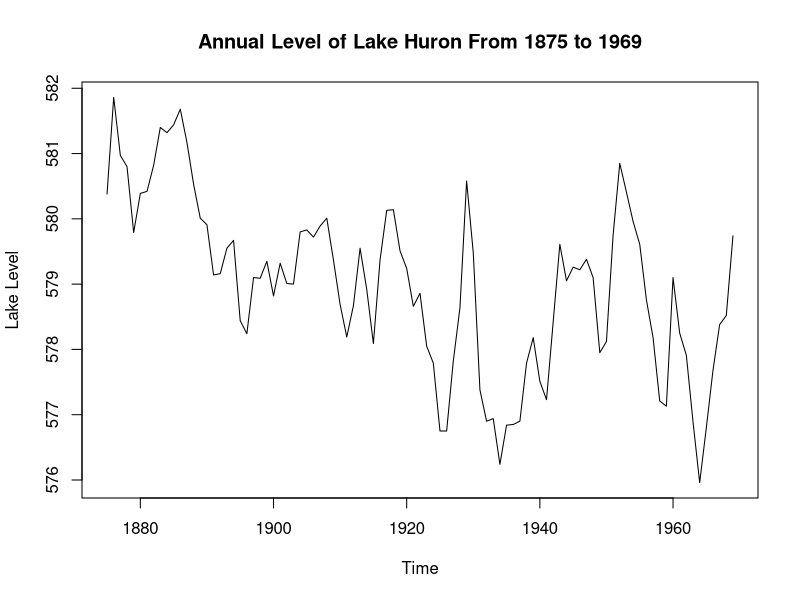
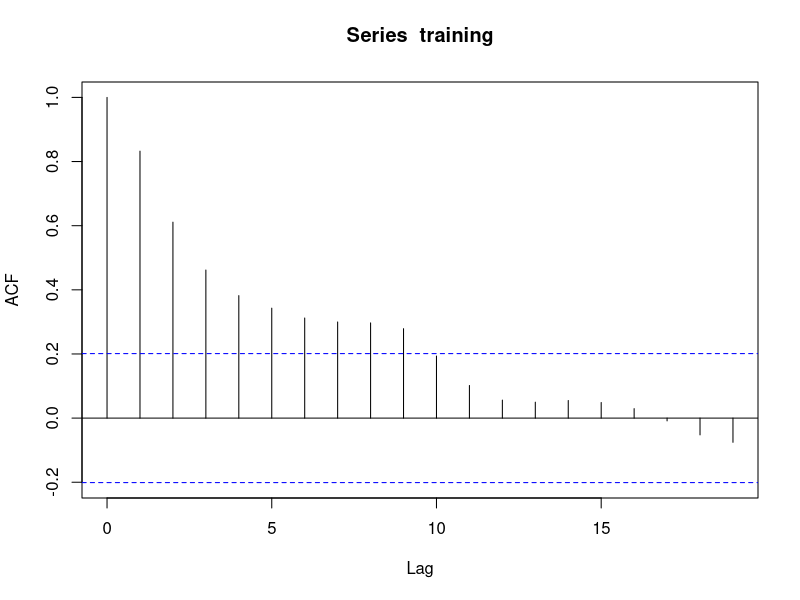
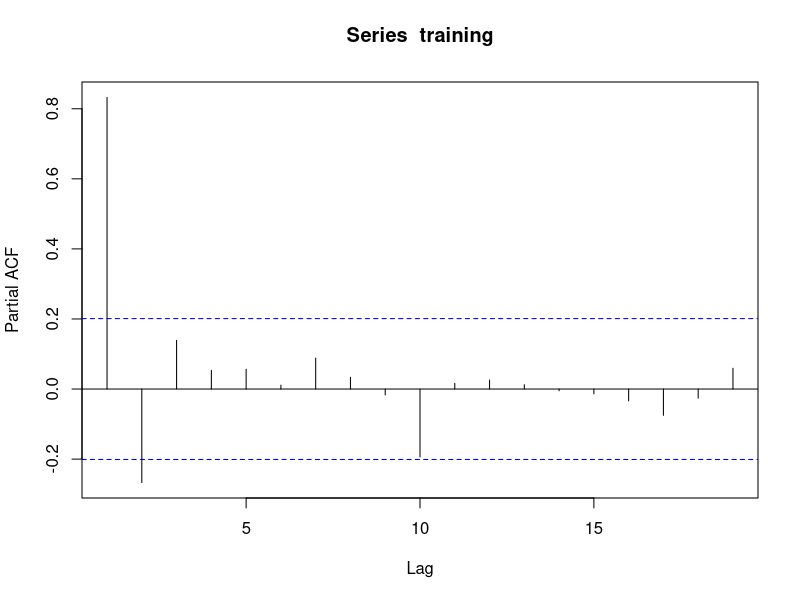

The R source for these figures, in order:
## ---- chunk 1
knitr::opts_chunk$set(echo = TRUE)
library(tidyverse)
library(knitr)
library(tseries)
library(zoo)
## ---- chunk 2
data("LakeHuron")
training <- window(LakeHuron, start = c(1875), end = c(1969))
testing <- window(LakeHuron, start = c(1970), end = c(1972))
## ---- chunk 3
plot(training,
     ylab = "Lake Level",
     main = "Annual Level of Lake Huron From 1875 to 1969")
acf(training)
pacf(training)
## ---- chunk 4
model <- arima(training, order = c(2,0,0), include.mean = TRUE)
model
